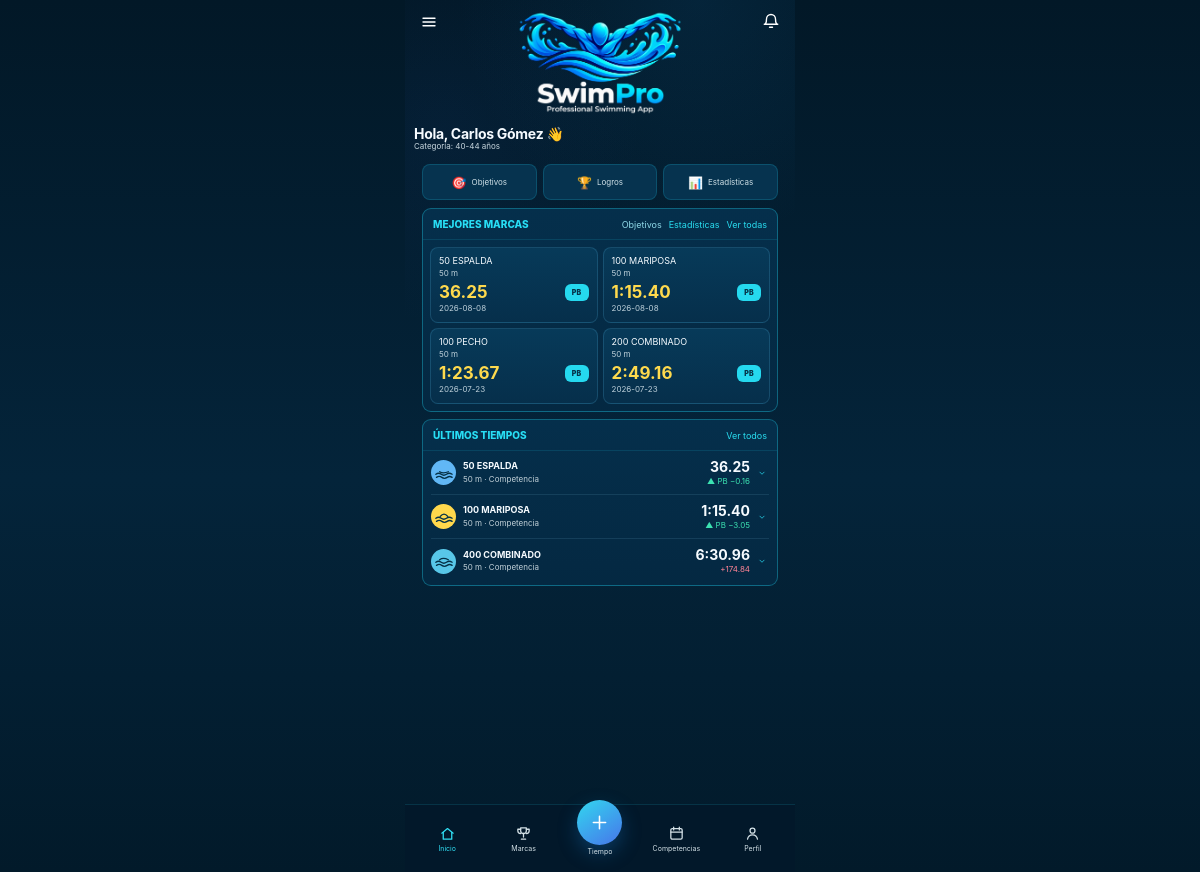
The page / on the database its author committed.
### tables this page shows
CREATE TABLE profile (
        id INTEGER PRIMARY KEY CHECK (id = 1),
        name TEXT NOT NULL DEFAULT 'Mi perfil',
        birth_date TEXT,
        sex TEXT
    );

CREATE TABLE swims (
        id INTEGER PRIMARY KEY AUTOINCREMENT,
        distance INTEGER NOT NULL,
        stroke TEXT NOT NULL,
        pool_length INTEGER NOT NULL,
        time_cs INTEGER NOT NULL,
        swim_date TEXT NOT NULL,
        kind TEXT NOT NULL DEFAULT 'Competencia',
        event_name TEXT,
        notes TEXT,
        competition_id INTEGER,
        planned_event_id INTEGER,
        created_at TEXT NOT NULL DEFAULT CURRENT_TIMESTAMP,
        FOREIGN KEY(competition_id) REFERENCES competitions(id) ON DELETE SET NULL
    );

### app.py (the view)
@app.route("/")
def index():
    conn = get_db()
    profile = conn.execute("SELECT * FROM profile WHERE id=1").fetchone()
    age = age_on_date(profile["birth_date"]) if profile else None
    category = masters_category(age)
    pbs = conn.execute("""
        SELECT distance, stroke, pool_length, MIN(time_cs) AS best_cs, MAX(swim_date) AS last_date
        FROM swims
        GROUP BY distance, stroke, pool_length
        ORDER BY last_date DESC
        LIMIT 4
    """).fetchall()
    recent = conn.execute("""
        SELECT s.*,
               (
                 SELECT MIN(s2.time_cs)
                 FROM swims s2
                 WHERE s2.distance=s.distance AND s2.stroke=s.stroke
                   AND s2.pool_length=s.pool_length
                   AND (s2.swim_date < s.swim_date OR (s2.swim_date=s.swim_date AND s2.id < s.id))
               ) AS prior_pb
        FROM swims s
        ORDER BY s.swim_date DESC, s.id DESC
        LIMIT 3
    """).fetchall()
    upcoming = conn.execute("""
        SELECT c.*,
               COUNT(ce.id) AS event_count
        FROM competitions c
        LEFT JOIN competition_events ce ON ce.competition_id=c.id
        WHERE c.competition_date >= ?
        GROUP BY c.id
        ORDER BY c.competition_date ASC, c.id ASC
        LIMIT 1
    """, (date.today().isoformat(),)).fetchone()
    conn.close()
    return render_template("index.html", profile=profile, age=age, category=category,
                           pbs=pbs, recent=recent, upcoming=upcoming)

### app.py (called while the page is built)
def get_db():
    conn = sqlite3.connect(DB)
    conn.row_factory = sqlite3.Row
    conn.execute("PRAGMA foreign_keys = ON")
    return conn

def fmt_time(cs: int) -> str:
    total_seconds = cs / 100
    minutes = int(total_seconds // 60)
    seconds = total_seconds - minutes * 60
    return f"{minutes}:{seconds:05.2f}" if minutes else f"{seconds:.2f}"

@app.template_filter("swimtime")
def swimtime_filter(cs):
    return fmt_time(cs)

@app.template_filter("signed_seconds")
def signed_seconds_filter(cs):
    if cs is None:
        return ""
    sign = "+" if cs > 0 else "−" if cs < 0 else ""
    return f"{sign}{abs(cs)/100:.2f}"

def age_on_date(birth_date_str, on_date=None):
    if not birth_date_str:
        return None
    try:
        born = datetime.strptime(birth_date_str, "%Y-%m-%d").date()
    except ValueError:
        return None
    on_date = on_date or date.today()
    return on_date.year - born.year - ((on_date.month, on_date.day) < (born.month, born.day))

def masters_category(age):
    if age is None:
        return None
    if age < 25:
        return "Open"
    start = 25 + ((age - 25) // 5) * 5
    return f"{start}-{start + 4}"

### templates/index.html (shortened to what this page needs)
{% extends "base.html" %}
{% block content %}
<div class="sp18-home">
  <section class="sp18-hero">
    <button class="sp18-top-btn sp18-menu" aria-label="Menú" type="button">
      <svg viewBox="0 0 24 24"><path d="M4 7h16M4 12h16M4 17h16"/></svg>
    </button>
    <button class="sp18-top-btn sp18-bell" aria-label="Notificaciones" type="button">
      <svg viewBox="0 0 24 24">
        <path d="M18 8a6 6 0 0 0-12 0c0 7-3 7-3 7h18s-3 0-3-7"/>
        <path d="M10 19h4"/>
      </svg>
    </button>
    <div class="sp18-logo-wrap">
      <img src="{{ url_for('static', filename='swimpro_logo_user.png') }}"
           alt="SwimPro Professional Swimming App">
    </div>
    <div class="sp18-greeting">
      <h1>Hola, {{ profile.name }} 👋</h1>
      <p>Categoría: {{ category or '—' }}{% if age is not none %} años{% endif %}</p>
    </div>
  </section>
  <div class="sp31-home-quick">
    <a href="{{ url_for('goals_dashboard') }}">
      <span>🎯</span>
      Objetivos
    </a>
    <a href="{{ url_for('achievements') }}">
      <span>🏆</span>
      Logros
    </a>
    <a href="{{ url_for('stats') }}">
      <span>📊</span>
      Estadísticas
    </a>
  </div>
  <section class="sp18-panel">
    <div class="sp18-panel-head">
      <h2>MEJORES MARCAS</h2>
      <div class="sp25-home-head-actions"><a href="{{ url_for('goals_dashboard') }}">Objetivos</a><a href="{{ url_for('stats') }}">Estadísticas</a><a href="{{ url_for('marks') }}">Ver todas</a></div>
    </div>
    <div class="sp18-pb-grid">
      {% for r in pbs %}
        <a class="sp18-pb" href="{{ url_for('history', distance=r.distance, stroke=r.stroke, pool_length=r.pool_length) }}">
          <span>{{ r.distance }} {{ r.stroke|upper }}</span>
          <small>{{ r.pool_length }} m</small>
          <div class="sp18-pb-value">
            <strong>{{ r.best_cs|swimtime }}</strong>
            <em>PB</em>
          </div>
          <small>{{ r.last_date }}</small>
        </a>
      {% else %}
        <div class="sp18-empty">Aún no tienes marcas registradas.</div>
      {% endfor %}
    </div>
  </section>
  <section class="sp18-panel">
    <div class="sp18-panel-head">
      <h2>ÚLTIMOS TIEMPOS</h2>
      <a href="{{ url_for('marks') }}">Ver todos</a>
    </div>
    <div class="sp18-recent-list">
      {% for r in recent %}
        <a class="sp18-recent-row" href="{{ url_for('swim_detail', swim_id=r.id) }}">
          <div class="sp18-swim-icon sp18-{{ r.stroke|lower }}">
            {% if r.stroke == 'Mariposa' %}
            <svg class="sp37-home-style-icon" viewBox="0 0 32 24" aria-hidden="true">
              <path d="M3 14c3-2.2 5.5-2.2 8.5 0s5.5 2.2 8.5 0 5.5-2.2 9 0"/>
              <path d="M4 19c3-2.2 5.5-2.2 8.5 0s5.5 2.2 8.5 0 5-2.2 8 0"/>
              <path d="M10 11c2-2.6 4-3.7 6-3.7s4 1.1 6 3.7"/>
            </svg>
            {% elif r.stroke == 'Libre' %}
            <svg class="sp37-home-style-icon" viewBox="0 0 32 24" aria-hidden="true">
              <path d="M3 14c3-2.2 5.5-2.2 8.5 0s5.5 2.2 8.5 0 5.5-2.2 9 0"/>
              <path d="M4 19c3-2.2 5.5-2.2 8.5 0s5.5 2.2 8.5 0 5-2.2 8 0"/>
              <path d="M9 10c4-3.4 8-3.4 13 0"/>
            </svg>
            {% elif r.stroke == 'Pecho' %}
            <svg class="sp37-home-style-icon" viewBox="0 0 32 24" aria-hidden="true">
              <path d="M3 14c3-2.2 5.5-2.2 8.5 0s5.5 2.2 8.5 0 5.5-2.2 9 0"/>
              <path d="M4 19c3-2.2 5.5-2.2 8.5 0s5.5 2.2 8.5 0 5-2.2 8 0"/>
              <path d="M10 10c2.2-2 4.2-2.8 6-2.8s3.8.8 6 2.8"/>
            </svg>
            {% elif r.stroke == 'Espalda' %}
            <svg class="sp37-home-style-icon" viewBox="0 0 32 24" aria-hidden="true">
              <path d="M3 14c3-2.2 5.5-2.2 8.5 0s5.5 2.2 8.5 0 5.5-2.2 9 0"/>
              <path d="M4 19c3-2.2 5.5-2.2 8.5 0s5.5 2.2 8.5 0 5-2.2 8 0"/>
              <path d="M9 10c4 2.5 8 2.5 14 0"/>
            </svg>
            {% else %}
            <svg class="sp37-home-style-icon" viewBox="0 0 32 24" aria-hidden="true">
              <path d="M3 14c3-2.2 5.5-2.2 8.5 0s5.5 2.2 8.5 0 5.5-2.2 9 0"/>
              <path d="M4 19c3-2.2 5.5-2.2 8.5 0s5.5 2.2 8.5 0 5-2.2 8 0"/>
              <path d="M9 10c4-3 8-3 14 0"/>
            </svg>
            {% endif %}
          </div>
          <div class="sp18-recent-main">
            <strong>{{ r.distance }} {{ r.stroke|upper }}</strong>
            <span>{{ r.pool_length }} m · {{ r.kind }}</span>
          </div>
          <div class="sp18-recent-result">
            <strong>{{ r.time_cs|swimtime }}</strong>
            {% if r.prior_pb %}
              {% set d = r.time_cs - r.prior_pb %}
              <small class="{% if d < 0 %}sp18-good{% elif d > 0 %}sp18-bad{% endif %}">
                {% if d < 0 %}▲ PB {{ d|signed_seconds }}{% else %}{{ d|signed_seconds }}{% endif %}
              </small>
            {% else %}
              <small class="sp18-good">Primera marca</small>
            {% endif %}
          </div>
          <svg class="sp18-down" viewBox="0 0 24 24"><path d="m7 10 5 5 5-5"/></svg>
        </a>
      {% else %}
        <div class="sp18-empty">No hay tiempos todavía.</div>
      {% endfor %}
    </div>
  </section>
</div>
{% endblock %}

### templates/base.html (shortened to what this page needs)
<!doctype html>
<html lang="es">
<head>
  <link rel="stylesheet" href="{{ url_for('static', filename='style.css') }}">
</head>
<body>
  <main class="app-shell">
    {% block content %}{% endblock %}
  </main>
  <nav class="sp24-nav">
    <a href="{{ url_for('index') }}" class="{% if request.endpoint == 'index' %}active{% endif %}">
      <svg viewBox="0 0 24 24"><path d="M4 11.5 12 5l8 6.5"/><path d="M6 10.5V20h12v-9.5"/></svg>
      <span>Inicio</span>
    </a>
    <a href="{{ url_for('marks') }}" class="{% if request.endpoint in ['marks','history'] %}active{% endif %}">
      <svg viewBox="0 0 24 24"><path d="M8 4h8v4a4 4 0 0 1-8 0V4Z"/><path d="M8 6H4v2a4 4 0 0 0 4 4M16 6h4v2a4 4 0 0 1-4 4M12 12v5M9 20h6"/></svg>
      <span>Marcas</span>
    </a>
    <a href="{{ url_for('add_swim') }}" class="sp24-time {% if request.endpoint in ['add_swim','edit_swim','swim_detail'] %}active{% endif %}">
      <div><svg viewBox="0 0 24 24"><path d="M12 5v14M5 12h14"/></svg></div>
      <span>Tiempo</span>
    </a>
    <a href="{{ url_for('competitions') }}" class="{% if request.endpoint in ['competitions','competition_detail','new_competition','edit_competition','new_competition_event'] %}active{% endif %}">
      <svg viewBox="0 0 24 24"><rect x="4" y="5" width="16" height="15" rx="2"/><path d="M8 3v4M16 3v4M4 10h16"/></svg>
      <span>Competencias</span>
    </a>
    <a href="{{ url_for('profile') }}" class="{% if request.endpoint == 'profile' %}active{% endif %}">
      <svg viewBox="0 0 24 24"><circle cx="12" cy="8" r="3.5"/><path d="M5 20c.8-4 3-6 7-6s6.2 2 7 6"/></svg>
      <span>Perfil</span>
    </a>
  </nav>
</body>
</html>

### rows shown on the page
profile: name "Carlos Gómez"
swims: distance "50", stroke "ESPALDA", pool_length "50", kind "Competencia", time_cs|swimtime "36.25", d "−0.16"
swims: distance "100", stroke "MARIPOSA", pool_length "50", kind "Competencia", time_cs|swimtime "1:15.40", d "−3.05"
swims: distance "400", stroke "COMBINADO", pool_length "50", kind "Competencia", time_cs|swimtime "6:30.96", d "+174.84"

### other values the page prints
{{ category or '—' }} "40-44"
{{ r.distance }} "50" "100" "100" "200"
{{ r.stroke|upper }} "ESPALDA" "MARIPOSA" "PECHO" "COMBINADO"
{{ r.pool_length }} "50" "50" "50" "50"
{{ r.best_cs|swimtime }} "36.25" "1:15.40" "1:23.67" "2:49.16"
{{ r.last_date }} "2026-08-08" "2026-08-08" "2026-07-23" "2026-07-23"
